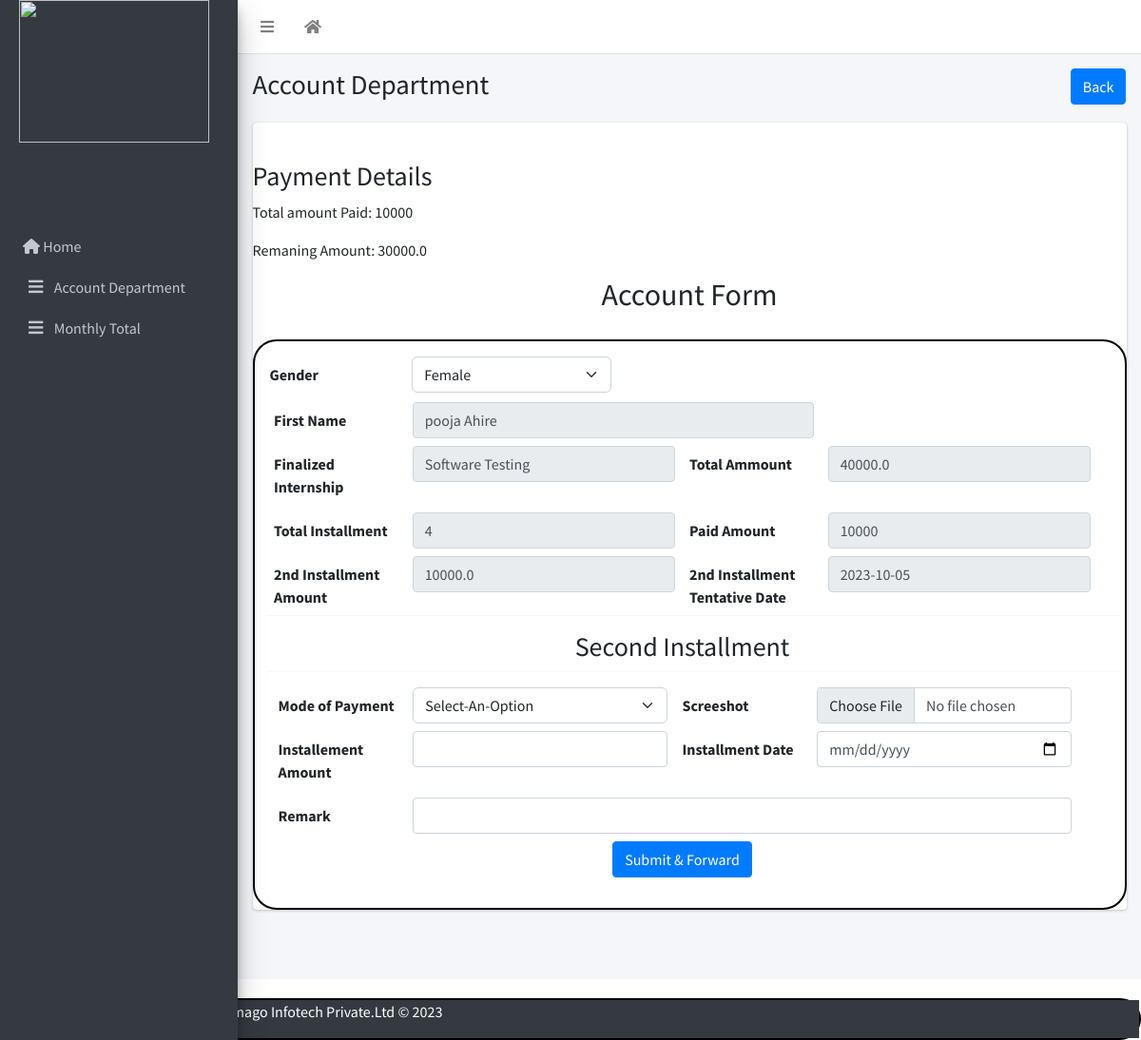
Page /second_installment/9/ on the committed database.
### emanage/models.py (models this page shows)
class Account(models.Model):
    user = models.OneToOneField(User, on_delete=models.CASCADE, related_name='account',null=True)
    enquiry=models.ForeignKey(Enquiry,on_delete=models.CASCADE,null=True,blank=True)
    total_installment=models.IntegerField()
    pay_date=models.DateTimeField(default=datetime.date.today)
    first_installment=models.FloatField(blank=True,null=True)
    payment_mode=models.CharField(max_length=50,null=True,blank=True)
    receipt=models.ImageField(upload_to='media/')
    second_installment=models.FloatField(blank=True,null=True)
    second_date=models.DateField(blank=True,null=True)
    third_installment=models.FloatField(blank=True,null=True)
    third_date=models.DateField(blank=True,null=True)
    four_installment=models.FloatField(blank=True,null=True)
    four_date=models.DateField(blank=True,null=True)
    STATUS=(
        ('Pending','Pending'),
        ('first_installment','first_installment'),
        ('second_installment','second_installment'),
        ('third_installment','third_installment'),
        ('fourth_installment','fourth_installment'),
        ('installment_completed','installment_completed')
    )
    payment_status= models.TextField(max_length=100, choices=STATUS, default="Pending",null=True)
    account_remark=models.CharField(max_length=500,null=True)
    amount=models.IntegerField(blank=True,null=True,default=0)
    amount_date=models.DateField(default=datetime.date.today)
    amount_remaining = models.PositiveIntegerField(blank=True,null=True)
    total_amount=models.FloatField(blank=True,null=True)

class Enquiry(models.Model):
    user = models.OneToOneField(User, on_delete=models.CASCADE,related_name='enquiry',null=True)
    Full_Name=models.CharField(max_length=250,default="")
    gender=models.CharField(max_length=10)
    Email_Address=models.EmailField()
    Contact_Number=models.IntegerField()
    Permanent_Address=models.TextField(blank=True,null=True,default='')
    Date_of_Birth=models.DateField(auto_now_add=False,null=True,blank=True)
    massage=models.TextField(blank=True,null=True)
    Whatsapp_Number=models.IntegerField(blank=True,null=True)
    Alternate_Number=models.IntegerField(blank=True,null=True)
    How_did_you_hear_about_us=models.CharField(null=True,max_length=50)
    qualification=models.CharField(max_length=50,null=True,blank=True)
    Technical_Skills=models.CharField(max_length=150,null=True,blank=True)
    Certification_Done=models.CharField(max_length=200,null=True,blank=True)
    Area_of_Intrest=models.CharField(max_length=200,null=True,blank=True)
    reference=models.CharField(max_length=100,null=True,blank=True)
    remark=models.CharField(max_length=100,null=True,blank=True)
    Training_Mode=models.CharField(max_length=50,blank=True,null=True)
    Office_Location_Preference=models.CharField(max_length=50,null=True,blank=True)
    STATUS = (
        ('Finalized', 'Finalized'),
        ('Pending', 'Pending'),
        ('Informed_On_whatsapp','Informed_On_whatsapp')
    )
    enquiry_Status = models.TextField(max_length=100, choices=STATUS, default="Pending",null=True)
    Cource_name=models.ForeignKey(Cource,on_delete=models.CASCADE,null=True,blank=True)

class Cource(models.Model):
    Cource_name=models.CharField(max_length=100,null=True)
    fees=models.BigIntegerField()
    durations=models.CharField(max_length=50,null=True)
    def __str__(self):
        return f"{self.Cource_name}"

### emanage/views.py (the view)
# urls.py: path('second_installment/<int:id>/',views.second_installment,name='second_installment'),
def second_installment(request,id):
    enquiry=Enquiry.objects.get(id=id)
    data=Account.objects.filter(enquiry=id).last()
    course=Cource.objects.filter(enquiry=id).last()
    data1=Account.objects.filter(enquiry=id).first()
    amt=Account.objects.filter(enquiry=id).last()
    previous_payment = Account.objects.filter(payment_status = 'first_installment').order_by('amount_date').last()
    if previous_payment:
        previous_payment.amount_remaining = amt.total_amount - amt.amount
        previous_payment.save()
    if request.method == 'POST':
            enquiry = enquiry
            name = request.POST.get('Full_Name')
            Cource_name=request.POST.get('Cource_name')
            total_installment=request.POST['total_installment']
            payment_mode=request.POST['payment_mode']
            receipt=request.POST['receipt']
            amount=request.POST.get('amount')
            amount_date=request.POST['amount_date']
            account_remark=request.POST['account_remark']
            total_amount=request.POST.get('total_amount')
            try:
               second_installment= request.POST['installment_2']
               second_date=request.POST['date_2']
            except MultiValueDictKeyError:
               second_installment = None
               second_date = None
            acc=Account.objects.create(enquiry=enquiry,total_installment=total_installment,payment_mode=payment_mode,receipt=receipt,account_remark=account_remark,amount=amount,amount_date=amount_date,second_installment=second_installment,second_date=second_date,total_amount=total_amount)
            enquiry.name=name
            amt.amount=amount
            amt.total_amount=total_amount
            acc.payment_status = 'second_installment'
            acc.save()
            messages.success(request,"Second Installment is Submitted Succefully!!")
            return redirect('emanage:feesList',id=id)
    else:
        return render(request,'enquiry/second_insta.html',context={'enquiry':enquiry,'course':course,'data':data,'amt':amt,'data':data,'data1':data1,'previous_payment':previous_payment})

### template/enquiry/second_insta.html (shortened to what this page needs)
{% extends 'enquiry/account_home.html' %}
{% load static %}
{% block breadcrumb %}
<a class="btn btn-primary" href="{% url 'emanage:paymentlist' %}">Back</a>
{% endblock breadcrumb %}
{% block content %}
</head>
<h3>Payment Details</h3>
{% if amt %}
    <p>Total amount Paid: {{amt.amount}}</p>
{% endif %}
<body>
{% if previous_payment %}
    <p>Remaning Amount: {{ previous_payment.amount_remaining }}</p>
{% endif %}
    <center>
        <h2>Account Form</h2>
    </center>
    <div class="container p-3">
        <form action="" method="post">
            <div class="mb-2 row">
                <label for=" " class="col-sm-2 col-form-label">Gender</label>
                <div class="col-md-3">
                    <select class="form-select" name="gender">
                        <option value="">{{enquiry.gender}}</option>
                    </select>
                </div> <br> <br>
                <div class="mb-2 row">
                    <label for="fname" class="col-sm-2 col-form-label">First Name</label>
                    <div class="col-md-6">
                        <input type="text" class="form-control" id="fname" name="name" value="{{enquiry.Full_Name}}"
                            readonly>
                    </div>
                </div>
                <div class="mb-2 row">
                    <label for="final" class="col-sm-2 col-form-label">Finalized Internship</label>
                    <div class="col-md-4">
                        <input type="text" class="form-control" name="Cource_name" value="{{enquiry.Cource_name}}"
                            readonly>
                    </div>
                    <label for="total amount" class="col-sm-2 col-form-label">Total Ammount</label>
                    <div class="col-md-4">
                        <input type="text" class="form-control" name="total_amount" value="{{amt.total_amount}}" readonly>
                    </div>
                </div>
                <div class="mb-2 row">
                    <label for="total_installment" class="col-sm-2 col-form-label">Total Installment</label>
                    <div class="col-md-4">
                        <input type="text" class="form-control" name="total_installment"
                            value="{{data.total_installment}}" readonly>
                    </div>
                    <label for="amount" class="col-sm-2 col-form-label"> Paid Amount</label>
                    <div class="col-md-4">
                        <input type="text" class="form-control" name="amount" value="{{amt.amount}}" readonly>
                    </div>
                </div>
                <div class="mb-2 row">
                    <label for="second_installment" class="col-sm-2 col-form-label">2nd Installment Amount</label>
                    <div class="col-md-4">
                        <input type="text" class="form-control" name="second_installment" value="{{data1.second_installment}}"
                            readonly>
                    </div>
                    <label for="second_date" class="col-sm-2 col-form-label">2nd Installment Tentative Date</label>
                    <div class="col-md-4">
                        <input type="text" class="form-control" name="second_date" value="{{data1.second_date|date:'Y-m-d'}}" readonly>
                    </div>
                    <hr style="color:black" />
                    <center>
                        <h3>Second Installment</h3>
                    </center>
                    <hr>
                    <div class="mb-2 row">
                        <label for="Payment" class="col-sm-2 col-form-label">Mode of Payment</label>
                        <div class="col-md-4">
                            <select class="form-select" name="payment_mode" required>
                                <option value="">Select-An-Option</option>
                            </select>
                        </div>
                        <label for="receipt" class="col-sm-2 col-form-label">Screeshot</label>
                        <div class="col-md-4">
                            <input type="file" class="form-control" id="receipt" name="receipt" required>
                        </div>
                    </div>
                    <div class="mb-2 row">
                        <label for="amount" class="col-sm-2 col-form-label">Installement Amount</label>
                        <div class="col-md-4">
                            <input type="text" class="form-control" name="amount" required>
                        </div>
                        <label for="amount_date" class="col-sm-2 col-form-label">Installment Date</label>
                        <div class="col-md-4">
                            <input type="date" class="form-control" name="amount_date" required>
                        </div>
                    </div>
                    <div class="mb-2 row">
                        <label for="account_remark" class="col-sm-2 col-form-label">Remark</label>
                        <div class="col-md-10">
                            <input type="text" class="form-control" id="account_remark" name="account_remark" required>
                        </div>
                    </div>
                    <center>
                        <div class="row">
                            <div class="col-lg">
                                <input class="btn btn-primary" type="submit" value="Submit & Forward">
                            </div>
                        </div>
                    </center>
        </form>
    </div>
    {% endblock %}

### template/enquiry/second_insta.html (style rules this page uses)
.container { border: 2px solid black; border-radius: 25px; height: 100%; margin-top: 20px; }

### rows in the picture
Account: amount "10000", total_amount "40000.0", total_installment "4"
Account: amount_remaining "30000.0"
Enquiry: gender "Female", name "pooja Ahire", Cource_name "Software Testing"
Account: second_installment "10000.0", second_date "2023-10-05"
